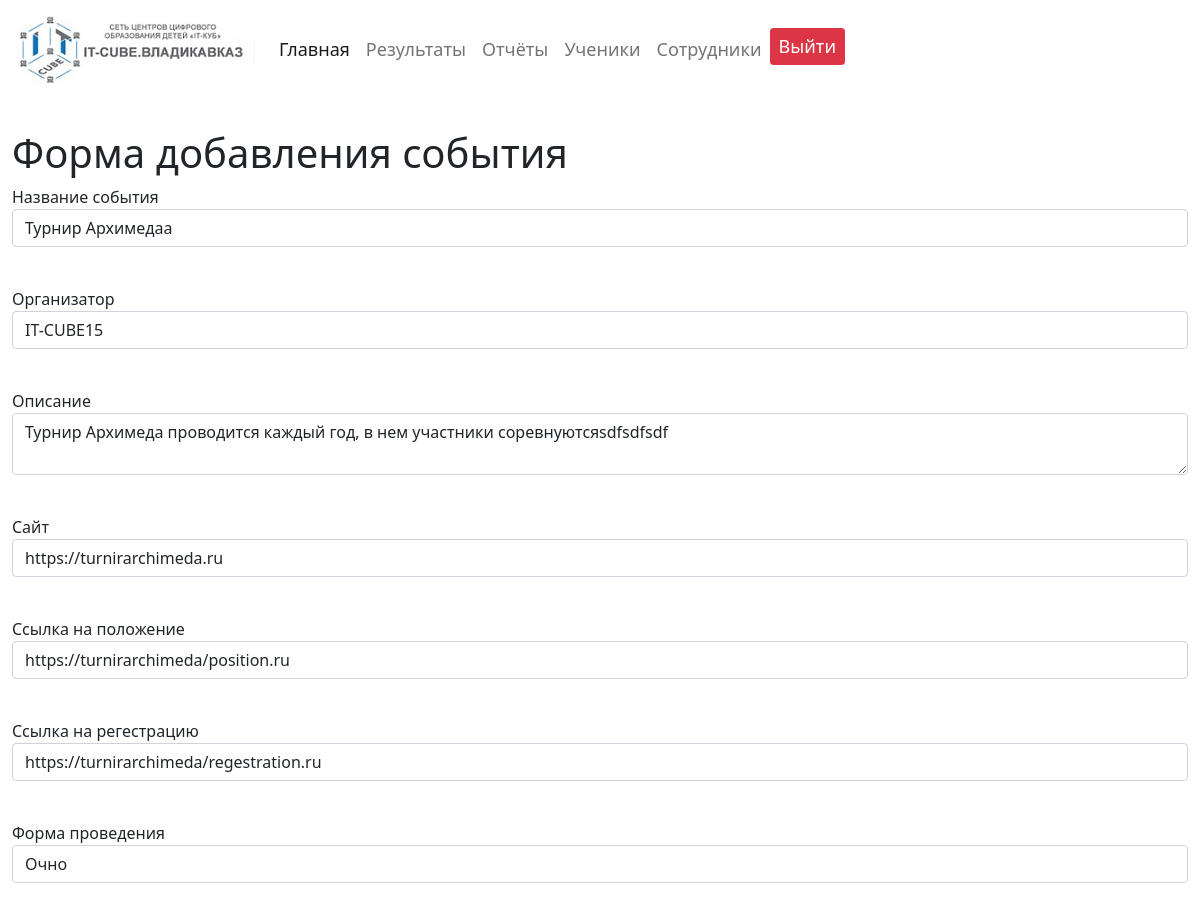
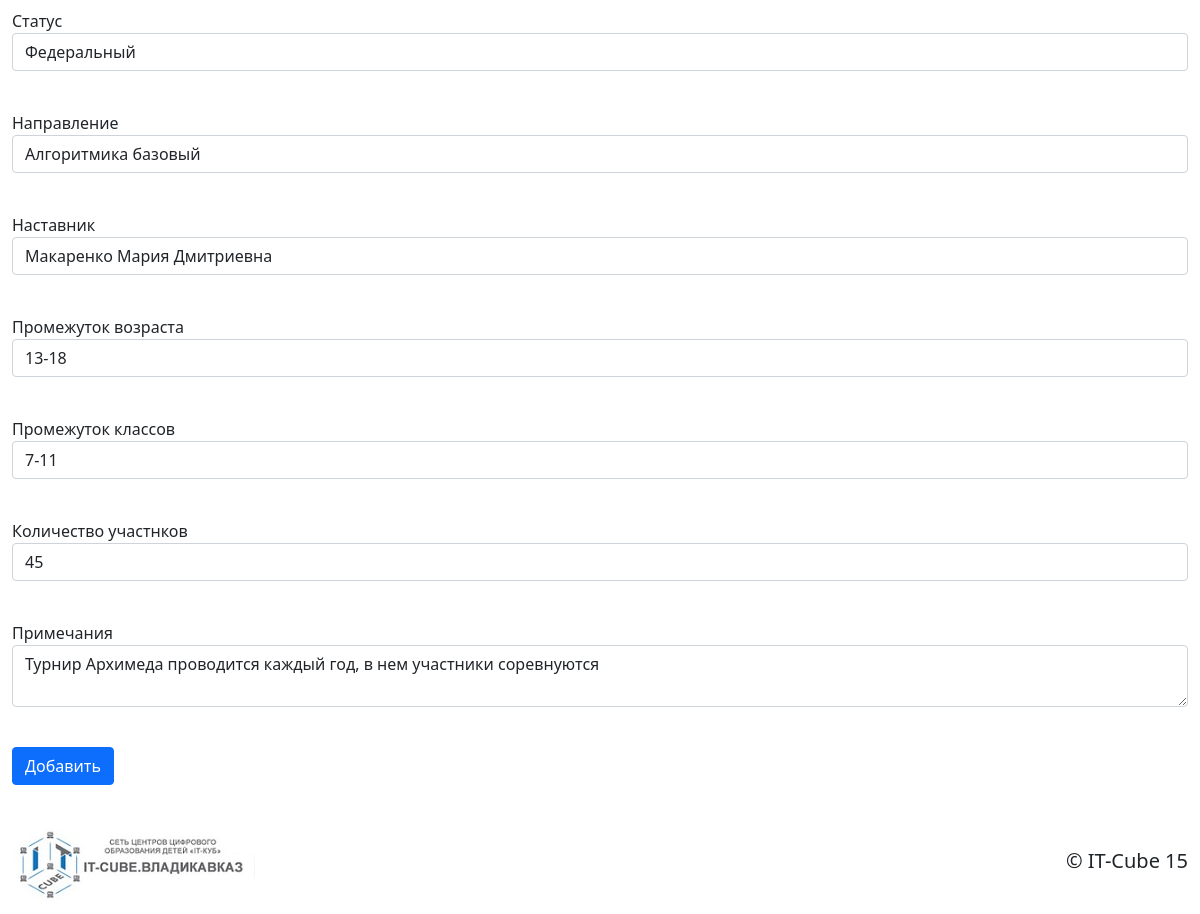
The app's page /event/10 (signed in) with its own data (2 pictures, top to bottom).
### data/event.py (models this page shows)
class Event(SqlAlchemyBase, UserMixin, SerializerMixin):
    __tablename__ = 'Event'
    id = sqlalchemy.Column(sqlalchemy.Integer,
                           primary_key=True, autoincrement=True)
    Name_of_event = sqlalchemy.Column(sqlalchemy.String, nullable=True)
    Organizer = sqlalchemy.Column(sqlalchemy.String, nullable=True)
    Description = sqlalchemy.Column(sqlalchemy.Text)
    Website = sqlalchemy.Column(sqlalchemy.String, nullable=True)
    Link_to_position = sqlalchemy.Column(sqlalchemy.String, nullable=True)
    Link_to_regestration = sqlalchemy.Column(sqlalchemy.String, nullable=True)
    Form_of_holding = sqlalchemy.Column(sqlalchemy.Integer, sqlalchemy.ForeignKey("Form_of_holding.id"), nullable=True)
    Status = sqlalchemy.Column(sqlalchemy.Integer, sqlalchemy.ForeignKey("Status.id"), nullable=True)
    Direction = sqlalchemy.Column(sqlalchemy.Integer, sqlalchemy.ForeignKey("Directions.id"), nullable=True)
    Age = sqlalchemy.Column(sqlalchemy.String, nullable=True)
    Class = sqlalchemy.Column(sqlalchemy.String, nullable=True)
    Note = sqlalchemy.Column(sqlalchemy.Text)
    Number_of_participants = sqlalchemy.Column(sqlalchemy.Integer, nullable=True)
    direction = orm.relation('Directions')
    participation_employees = orm.relation("Participation_employees", back_populates='event')
    stage_events = orm.relation("Stages_Events", back_populates='event')

### main.py (the view, shortened to what this page needs)
@app.route("/event/<int:id>", methods=['GET', 'POST'])
@login_required
def event(id):
    form = AddEventForm()
    if request.method == "GET":
        db_sess = db_session.create_session()
        event = db_sess.query(Event).filter(Event.id == id).first()
        employer_id = db_sess.query(Participation_employees).filter(
            Participation_employees.Id_event == event.id).first().Id_employer
        employer = db_sess.query(Employees).filter(Employees.id == employer_id).first()
        if event:
            form.Name_of_event.data = event.Name_of_event
            form.Organizer.data = event.Organizer
            form.Description.data = event.Description
            form.Website.data = event.Website
            form.Link_to_position.data = event.Link_to_position
            form.Link_to_regestration.data = event.Link_to_regestration
            form.Form_of_holding.data = event.Form_of_holding
            form.Status.data = event.Status
            form.Direction.data = event.Direction
            form.Employer.data = employer.FIO
            form.Age.data = event.Age
            form.Class.data = event.Class
            form.Note.data = event.Note
            form.Number_of_participants.data = event.Number_of_participants
        else:
            abort(404)
    return render_template('event.html',
                           title='Редактирование события',
                           form=form
                           )

### data/db_session.py (called while the page is built)
def create_session() -> Session:
    global __factory
    return __factory()

### main.py (called while the page is built)
@login_manager.user_loader
def load_user(user_id):
    db_sess = db_session.create_session()
    return db_sess.query(Employees).get(user_id)

### templates/event.html (shortened to what this page needs)
{% extends "base.html" %}
{% block content %}
<h1>Форма добавления события</h1>
<form action="" method="post" enctype="multipart/form-data">
    <p>
        {{ form.Name_of_event.label }}<br>
        {{ form.Name_of_event(class="form-control") }}<br>
    </p>
    <p>
        {{ form.Organizer.label }}<br>
        {{ form.Organizer(class="form-control") }}<br>
    </p>
    <p>
        {{ form.Description.label }}<br>
        {{ form.Description(class="form-control") }}<br>
    </p>
    <p>
        {{ form.Website.label }}<br>
        {{ form.Website(class="form-control") }}<br>
    </p>
    <p>
        {{ form.Link_to_position.label }}<br>
        {{ form.Link_to_position(class="form-control") }}<br>
    </p>
    <p>
        {{ form.Link_to_regestration.label }}<br>
        {{ form.Link_to_regestration(class="form-control") }}<br>
    </p>
    <p>
        {{ form.Form_of_holding.label }}<br>
        {{ form.Form_of_holding(class="form-control") }}<br>
    </p>
    <p>
        {{ form.Status.label }}<br>
        {{ form.Status(class="form-control") }}<br>
    </p>
    <p>
        {{ form.Direction.label }}<br>
        {{ form.Direction(class="form-control") }}<br>
    </p>
    <p>
        {{ form.Employer.label }}<br>
        {{ form.Employer(class="form-control") }}<br>
    </p>
    <p>
        {{ form.Age.label }}<br>
        {{ form.Age(class="form-control") }}<br>
    </p>
    <p>
        {{ form.Class.label }}<br>
        {{ form.Class(class="form-control") }}<br>
    </p>
    <p>
        {{ form.Number_of_participants.label }}<br>
        {{ form.Number_of_participants(class="form-control") }}<br>
    </p>
    <p>
        {{ form.Note.label }}<br>
        {{ form.Note(class="form-control") }}<br>
    </p>
    <p>{{ form.submit(type="submit", class="btn btn-primary") }}</p>
</form>
{% endblock %}

### records on screen
Event: Name_of_event "Турнир Архимедаa", Organizer "IT-CUBE15", Description "Турнир Архимеда проводится каждый год, в нем участники соревнуютсяsdfsdfsdf", Website "https://turnirarchimeda.ru", Link_to_position "https://turnirarchimeda/position.ru", Link_to_regestration "https://turnirarchimeda/regestration.ru", Form_of_holding "Очно", Status "Федеральный", Direction "Алгоритмика базовый", Age "13-18", Class "7-11", Number_of_participants "45", Note "Турнир Архимеда проводится каждый год, в нем участники соревнуются"
